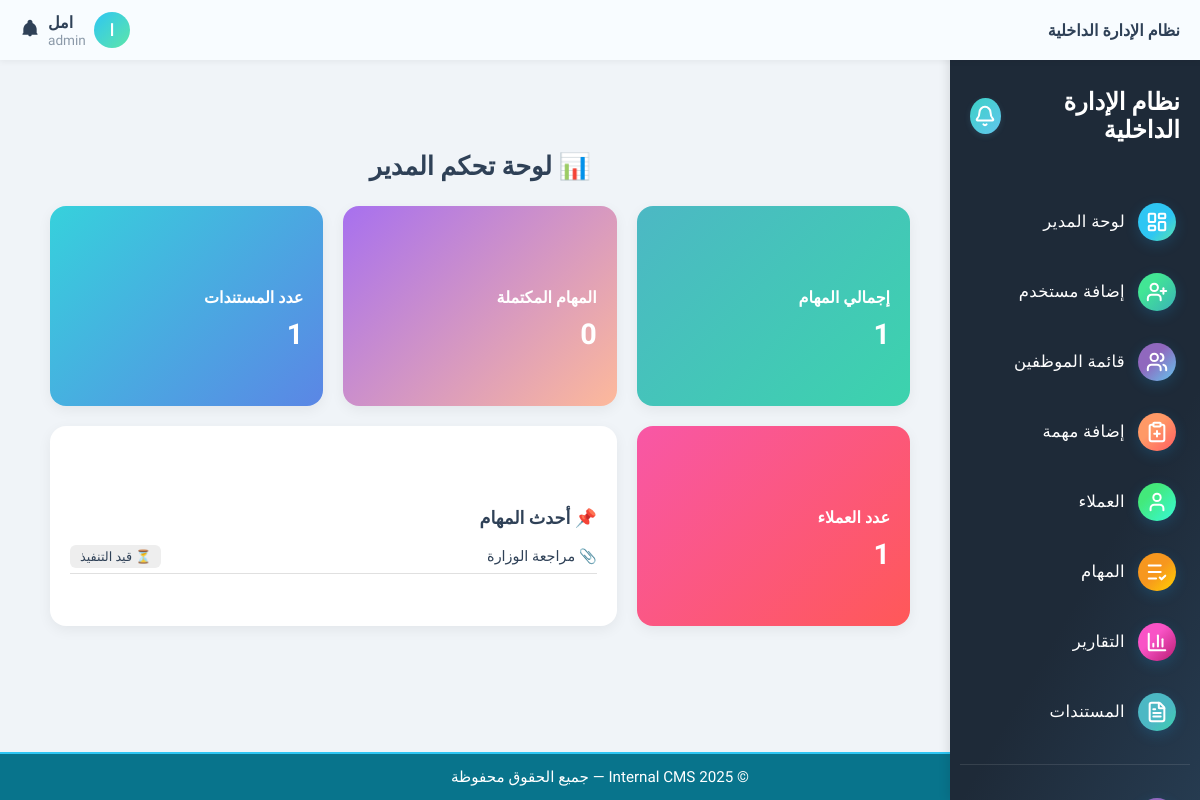
The page / (signed in) on the database its author committed.
### core/role.py (models this page shows, shortened)
class Role(models.Model):
    name = models.CharField(max_length=50, unique=True)
    description = models.TextField(blank=True)

### tasks/models.py (models this page shows, shortened)
class Task(models.Model):
    STATUS_CHOICES = [
        ('pending', 'قيد التنفيذ'),
        ('completed', 'منتهية'),
        ('overdue', 'متأخرة'),
    ]
    title = models.CharField(max_length=255, verbose_name='عنوان المهمة')
    description = models.TextField(blank=True, verbose_name='الوصف')
    assigned_to = models.ForeignKey(User, on_delete=models.SET_NULL, null=True, blank=True, verbose_name='الموظف المكلّف')
    client = models.ForeignKey(Client, on_delete=models.SET_NULL, null=True, blank=True, verbose_name='العميل')
    status = models.CharField(max_length=20, choices=STATUS_CHOICES, default='pending', verbose_name='الحالة')
    due_date = models.DateField(null=True, blank=True, verbose_name='تاريخ الاستحقاق')
    file_url = models.URLField(max_length=1024, blank=True, null=True, verbose_name='رابط الملف')
    file_path = models.CharField(max_length=512, blank=True, null=True, verbose_name='مسار الملف')
    documents = models.ManyToManyField('content.Document', blank=True, verbose_name='مستندات إضافية')
    created_at = models.DateTimeField(auto_now_add=True, verbose_name='تاريخ الإنشاء')
    class Meta:
        verbose_name = 'مهمة'
        verbose_name_plural = 'المهام'
        ordering = ['-created_at']  # ترتيب المهام الأحدث أولاً

### core/views.py (the view, shortened to what this page needs)
# urls.py: path('', views.dashboard_view, name='dashboard'),
@login_required
def dashboard_view(request):
    try:
        profile = request.user.userprofile
        role = getattr(profile.role, 'name', 'viewer')
    except UserProfile.DoesNotExist:
        role = 'viewer'
    context = {
        'role': role,
        'total_clients': 0,
        'total_tasks': 0,
        'total_documents': 0,
        'tasks_pending': 0,
        'tasks_completed': 0,
        'tasks_overdue': 0,
        'latest_tasks': [],
    }
    if role == 'admin':
        context.update({
            'total_clients': Client.objects.count(),
            'total_tasks': Task.objects.count(),
            'total_documents': Document.objects.count(),
            'tasks_pending': Task.objects.filter(status='pending').count(),
            'tasks_completed': Task.objects.filter(status='completed').count(),
            'tasks_overdue': Task.objects.filter(status='overdue').count(),
            'latest_tasks': Task.objects.select_related('assigned_to').order_by('-created_at')[:5],
        })
    elif role == 'viewer':
        context['total_documents'] = Document.objects.filter(uploaded_by=request.user).count()
    template_map = {
        'admin': 'core/admin_dashboard.html',
        'staff': 'core/staff_dashboard.html',
        'viewer': 'core/viewer_dashboard.html',
    }
    template = template_map.get(role, 'core/admin_dashboard.html')
    return render(request, template, context)

### core/context_processors.py (called while the page is built)
def user_role(request):
    role = None
    if request.user.is_authenticated:
        if hasattr(request.user, 'userprofile'):
            role = request.user.userprofile.role.name
    return {'role': role}

### templates/core/admin_dashboard.html (shortened to what this page needs)
{% extends 'base.html' %}
{% load static %}
{% block content %}
<div class="reports-container">
  <h2 class="section-title">📊 لوحة تحكم المدير</h2>
  <div class="cards-grid">
    <a href="{% url 'task_list' %}" class="report-card gradient-green card-link">
      <h5>إجمالي المهام</h5>
      <p>{{ total_tasks }}</p>
    </a>
    <a href="{% url 'task_list' %}" class="report-card gradient-purple card-link">
      <h5>المهام المكتملة</h5>
      <p>{{ tasks_completed|default:"0" }}</p>
    </a>
    <a href="{% url 'document_list' %}" class="report-card gradient-blue card-link">
      <h5>عدد المستندات</h5>
      <p>{{ total_documents }}</p>
    </a>
    <a href="{% url 'client_list' %}" class="report-card gradient-pink card-link">
      <h5>عدد العملاء</h5>
      <p>{{ total_clients }}</p>
    </a>
    <div class="report-card white-card task-preview-card span-2">
      <h5 style="color:#2F4157;">📌 أحدث المهام</h5>
      <ul class="task-list">
        {% if latest_tasks %}
          {% for task in latest_tasks|slice:":3" %}
            <li class="task-item">
              <div class="task-title">
                <a href="{% url 'task_detail' task.id %}">📎 {{ task.title }}</a>
              </div>
              <div class="task-status">
                {% if task.status == 'pending' %}
                  <span class="status status-pending">⏳ قيد التنفيذ</span>
                {% elif task.status == 'completed' %}
                  <span class="status status-completed">✅ منتهية</span>
                {% elif task.status == 'overdue' %}
                  <span class="status status-overdue">⏰ متأخرة</span>
                {% endif %}
              </div>
            </li>
          {% endfor %}
        {% else %}
          <li class="task-item" style="justify-content: center; color: #9ba9bb;">
            لا توجد مهام حتى الآن.
          </li>
        {% endif %}
      </ul>
    </div>
  </div>
</div>
{% endblock %}

### templates/header.html (shortened to what this page needs)
<div class="header">
  <div class="logo">
    <span class="logo-text">نظام الإدارة الداخلية</span>
  </div>
  <div class="user-section">
    <div class="user-top-row">
      <span class="avatar-circle">{{ request.user.first_name|first|upper }}</span>
<div class="user-dropdown">
  <div class="user-info">
    <span class="user-name">{{ request.user.get_full_name }}</span>
    <div class="user-role">{{ role }}</div>
  </div>
</div>
            <div class="notification-icon">
        <svg viewBox="0 0 24 24">
          <path d="M12 2C10.3 2 9 3.3 9 5v1.1C6.2 7.2 4.3 9.9 4 13v5l-1 1v1h18v-1l-1-1v-5c-.3-3.1-2.2-5.8-5-6.9V5c0-1.7-1.3-3-3-3zm0 20c1.1 0 2-.9 2-2h-4c0 1.1.9 2 2 2z"/>
        </svg>
      </div>
    </div>
  </div>
</div>

### templates/base.html (style rules this page uses)
html, body { height: 100%; margin: 0; padding: 0; overflow-x: hidden; font-family: 'Tajawal', sans-serif; background-color: #F4EFEB; color: #2F4157; display: flex; flex-direction: column; }

### templates/core/admin_dashboard.html (style rules this page uses)
body { background-color: #F0F4F8; font-family: 'Tajawal', sans-serif; }
.reports-container { padding: 50px 30px; max-width: 1100px; margin: auto; }
.section-title { font-size: 1.6rem; color: #2F4157; margin-bottom: 25px; text-align: center; }
.cards-grid { display: grid; grid-template-columns: repeat(auto-fit, minmax(240px, 1fr)); gap: 20px; margin-bottom: 40px; align-items: stretch; }
.report-card { border-radius: 16px; padding: 25px 20px; box-shadow: 0 4px 14px rgba(0,0,0,0.06); transition: all 0.3s ease; display: flex; flex-direction: column; justify-content: center; min-height: 150px; cursor: pointer; }
.report-card h5 { font-size: 1rem; font-weight: 600; margin-bottom: 10px; color: #fff; }
.report-card p { font-size: 1.8rem; font-weight: bold; margin: 0; color: #fff; }
.gradient-blue { background: linear-gradient(135deg, #36D1DC, #5B86E5); }
.gradient-green { background: linear-gradient(135deg, #4CB8C4, #3CD3AD); }
.gradient-purple { background: linear-gradient(135deg, #A770EF, #FDB99B); }
.gradient-pink { background: linear-gradient(135deg, #F857A6, #FF5858); }
.white-card { background: #ffffff !important; color: #2F4157 !important; text-align: right; }
.task-preview-card h5 { font-size: 1.1rem; font-weight: 700; margin-bottom: 12px; color: #2F4157; }
.task-list { list-style: none; padding: 0; margin: 0; text-align: right; }
.task-item { display: flex; justify-content: space-between; align-items: center; padding: 8px 0; border-bottom: 1px solid #e0e0e0; font-size: 0.9rem; }
.task-title a { font-weight: 500; color: #2F4157; text-decoration: none; }
.task-status .status { padding: 4px 10px; border-radius: 6px; font-size: 0.8rem; font-weight: 500; background: #eee; color: #2F4157; }
.status-pending { background: #FFF3CD; color: #856404; }
.card-link { text-decoration: none; color: inherit; display: flex; flex-direction: column; justify-content: center; }
.span-2 { grid-column: span 2; }

### templates/header.html (style rules this page uses)
.header { background: #f8fcff; color: #2F4157; height: 60px; padding: 0 20px; font-family: 'Tajawal', sans-serif; display: flex; justify-content: space-between; align-items: center; box-shadow: 0 2px 6px rgba(0,0,0,0.05); direction: rtl; position: fixed; top: 0; left: 0; right: 0; z-index: 1000; }
.logo-text { font-size: 1rem; font-weight: 700; }
.user-section { display: flex; flex-direction: column; align-items: flex-end; gap: 4px; }
.user-top-row { display: flex; align-items: center; gap: 8px; }
.notification-icon svg { width: 20px; height: 20px; fill: #2F4157; cursor: pointer; }
.user-name { font-size: 1rem; font-weight: 700; margin: 0; margin-bottom: 0rem; color: #2F4157; }
.avatar-circle { display: flex; align-items: center; justify-content: center; width: 36px; height: 36px; border-radius: 50%; background: linear-gradient(135deg, #2EC6F3, #5DE6A9); color: #fff; font-size: 1rem; font-weight: bold; }
.user-info { display: flex; flex-direction: column; align-items: flex-end; text-align: right; }
.user-role { font-size: 0.85rem; margin: 0; margin-top: 0rem; text-align: right; color: #8c9aa9; }
.user-dropdown { position: relative; display: inline-block; }
.user-info { display: flex; flex-direction: column; align-items: flex-end; cursor: pointer; }

### rows shown on the page
Role: name "admin"
Task: title "مراجعة الوزارة", status "⏳ قيد التنفيذ"

### other values the page prints
{{ request.user.first_name|first|upper }} "ا"
{{ request.user.get_full_name }} "امل"
{{ total_tasks }} "1"
{{ tasks_completed|default:"0" }} "0"
{{ total_documents }} "1"
{{ total_clients }} "1"
